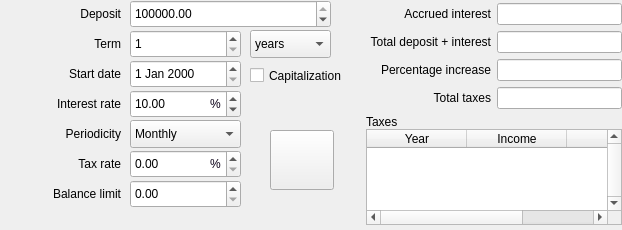
    <widget class="QWidget" name="widgetStart" native="true">
     <property name="sizePolicy">
      <sizepolicy hsizetype="Preferred" vsizetype="Fixed">
       <horstretch>0</horstretch>
       <verstretch>0</verstretch>
      </sizepolicy>
     </property>
     <property name="minimumSize">
      <size>
       <width>0</width>
       <height>0</height>
      </size>
     </property>
     <layout class="QGridLayout" name="gridLayout_11">
      <property name="leftMargin">
       <number>0</number>
      </property>
      <property name="topMargin">
       <number>0</number>
      </property>
      <property name="rightMargin">
       <number>0</number>
      </property>
      <property name="bottomMargin">
       <number>0</number>
      </property>
      <item row="0" column="1">
       <widget class="QWidget" name="widgetResult" native="true">
        <property name="sizePolicy">
         <sizepolicy hsizetype="Expanding" vsizetype="Minimum">
          <horstretch>0</horstretch>
          <verstretch>0</verstretch>
         </sizepolicy>
        </property>
        <property name="minimumSize">
         <size>
          <width>0</width>
          <height>0</height>
         </size>
        </property>
        <layout class="QGridLayout" name="gridLayout_6">
         <property name="leftMargin">
          <number>0</number>
         </property>
         <property name="topMargin">
          <number>0</number>
         </property>
         <property name="rightMargin">
          <number>0</number>
         </property>
         <property name="bottomMargin">
          <number>0</number>
         </property>
         <property name="horizontalSpacing">
          <number>-1</number>
         </property>
         <property name="verticalSpacing">
          <number>3</number>
         </property>
         <item row="4" column="2">
          <widget class="QLineEdit" name="lineEditTotalTax">
           <property name="sizePolicy">
            <sizepolicy hsizetype="Preferred" vsizetype="Fixed">
             <horstretch>0</horstretch>
             <verstretch>0</verstretch>
            </sizepolicy>
           </property>
           <property name="readOnly">
            <bool>true</bool>
           </property>
          </widget>
         </item>
         <item row="3" column="2">
          <widget class="QLineEdit" name="lineEditGain">
           <property name="sizePolicy">
            <sizepolicy hsizetype="Preferred" vsizetype="Fixed">
             <horstretch>0</horstretch>
             <verstretch>0</verstretch>
            </sizepolicy>
           </property>
           <property name="inputMask">
            <string/>
           </property>
           <property name="readOnly">
            <bool>true</bool>
           </property>
          </widget>
         </item>
         <item row="0" column="2">
          <widget class="QLineEdit" name="lineEditAccruedInterest">
           <property name="sizePolicy">
            <sizepolicy hsizetype="Preferred" vsizetype="Fixed">
             <horstretch>0</horstretch>
             <verstretch>0</verstretch>
            </sizepolicy>
           </property>
           <property name="readOnly">
            <bool>true</bool>
           </property>
          </widget>
         </item>
         <item row="4" column="1">
          <widget class="QLabel" name="labelTotalTax">
           <property name="text">
            <string>Total taxes</string>
           </property>
           <property name="alignment">
            <set>Qt::AlignRight|Qt::AlignTrailing|Qt::AlignVCenter</set>
           </property>
          </widget>
         </item>
         <item row="3" column="1">
          <widget class="QLabel" name="labelGain">
           <property name="text">
            <string>Percentage increase</string>
           </property>
           <property name="alignment">
            <set>Qt::AlignRight|Qt::AlignTrailing|Qt::AlignVCenter</set>
           </property>
          </widget>
         </item>
         <item row="0" column="1">
          <widget class="QLabel" name="labelAccruedInterest">
           <property name="text">
            <string>Accrued interest</string>
           </property>
           <property name="alignment">
            <set>Qt::AlignRight|Qt::AlignTrailing|Qt::AlignVCenter</set>
           </property>
          </widget>
         </item>
         <item row="2" column="1">
          <widget class="QLabel" name="labelTotal">
           <property name="text">
            <string>Total deposit + interest</string>
           </property>
           <property name="alignment">
            <set>Qt::AlignRight|Qt::AlignTrailing|Qt::AlignVCenter</set>
           </property>
          </widget>
         </item>
         <item row="2" column="2">
          <widget class="QLineEdit" name="lineEditTotal">
           <property name="sizePolicy">
            <sizepolicy hsizetype="Preferred" vsizetype="Fixed">
             <horstretch>0</horstretch>
             <verstretch>0</verstretch>
            </sizepolicy>
           </property>
           <property name="readOnly">
            <bool>true</bool>
           </property>
          </widget>
         </item>
         <item row="5" column="1" colspan="2">
          <widget class="QWidget" name="widgetTax" native="true">
           <property name="sizePolicy">
            <sizepolicy hsizetype="Preferred" vsizetype="Preferred">
             <horstretch>0</horstretch>
             <verstretch>0</verstretch>
            </sizepolicy>
           </property>
           <property name="minimumSize">
            <size>
             <width>0</width>
             <height>0</height>
            </size>
           </property>
           <property name="maximumSize">
            <size>
             <width>16777215</width>
             <height>110</height>
            </size>
           </property>
           <layout class="QGridLayout" name="gridLayout_5">
            <property name="leftMargin">
             <number>0</number>
            </property>
            <property name="topMargin">
             <number>0</number>
            </property>
            <property name="rightMargin">
             <number>0</number>
            </property>
            <property name="bottomMargin">
             <number>0</number>
            </property>
            <property name="spacing">
             <number>0</number>
            </property>
            <item row="2" column="0">
             <widget class="QTableWidget" name="tableWidgetTax">
              <property name="sizePolicy">
               <sizepolicy hsizetype="Expanding" vsizetype="Preferred">
                <horstretch>0</horstretch>
                <verstretch>0</verstretch>
               </sizepolicy>
              </property>
              <property name="verticalScrollBarPolicy">
               <enum>Qt::ScrollBarAlwaysOn</enum>
              </property>
              <property name="gridStyle">
               <enum>Qt::DotLine</enum>
              </property>
              <column>
               <property name="text">
                <string>Year</string>
               </property>
              </column>
              <column>
               <property name="text">
                <string>Income</string>
               </property>
              </column>
              <column>
               <property name="text">
                <string>Tax</string>
               </property>
              </column>
             </widget>
            </item>
            <item row="1" column="0">
             <widget class="QLabel" name="labelTaxTable">
              <property name="text">
               <string>Taxes</string>
              </property>
             </widget>
            </item>
           </layout>
          </widget>
         </item>
        </layout>
       </widget>
      </item>
      <item row="0" column="0">
       <widget class="QWidget" name="widgetMain" native="true">
        <property name="sizePolicy">
         <sizepolicy hsizetype="Fixed" vsizetype="Minimum">
          <horstretch>0</horstretch>
          <verstretch>0</verstretch>
         </sizepolicy>
        </property>
        <property name="minimumSize">
         <size>
          <width>360</width>
          <height>230</height>
         </size>
        </property>
        <property name="styleSheet">
         <string notr="true"/>
        </property>
        <widget class="QLabel" name="labelDeposit">
         <property name="geometry">
          <rect>
           <x>30</x>
           <y>0</y>
           <width>91</width>
           <height>28</height>
          </rect>
         </property>
         <property name="text">
          <string>Deposit</string>
         </property>
         <property name="alignment">
          <set>Qt::AlignRight|Qt::AlignTrailing|Qt::AlignVCenter</set>
         </property>
        </widget>
        <widget class="QComboBox" name="comboBoxTermUnit">
         <property name="geometry">
          <rect>
           <x>250</x>
           <y>30</y>
           <width>81</width>
           <height>28</height>
          </rect>
         </property>
         <property name="currentIndex">
          <number>2</number>
         </property>
         <item>
          <property name="text">
           <string>days</string>
          </property>
         </item>
         <item>
          <property name="text">
           <string>months</string>
          </property>
         </item>
         <item>
          <property name="text">
           <string>years</string>
          </property>
         </item>
        </widget>
        <widget class="QLabel" name="labelTerm">
         <property name="geometry">
          <rect>
           <x>20</x>
           <y>30</y>
           <width>101</width>
           <height>28</height>
          </rect>
         </property>
         <property name="text">
          <string>Term</string>
         </property>
         <property name="alignment">
          <set>Qt::AlignRight|Qt::AlignTrailing|Qt::AlignVCenter</set>
         </property>
        </widget>
        <widget class="QLabel" name="labelStartDate">
         <property name="geometry">
          <rect>
           <x>20</x>
           <y>60</y>
           <width>101</width>
           <height>28</height>
          </rect>
         </property>
         <property name="text">
          <string>Start date</string>
         </property>
         <property name="alignment">
          <set>Qt::AlignRight|Qt::AlignTrailing|Qt::AlignVCenter</set>
         </property>
        </widget>
        <widget class="QDateEdit" name="dateEditStartDate">
         <property name="geometry">
          <rect>
           <x>130</x>
           <y>60</y>
           <width>111</width>
           <height>28</height>
          </rect>
         </property>
         <property name="minimumDateTime">
          <datetime>
           <hour>6</hour>
           <minute>42</minute>
           <second>4</second>
           <year>1900</year>
           <month>1</month>
           <day>1</day>
          </datetime>
         </property>
         <property name="minimumDate">
          <date>
           <year>1900</year>
           <month>1</month>
           <day>1</day>
          </date>
         </property>
        </widget>
        <widget class="QLabel" name="labelRate">
         <property name="geometry">
          <rect>
           <x>10</x>
           <y>90</y>
           <width>111</width>
           <height>28</height>
          </rect>
         </property>
         <property name="text">
          <string>Interest rate</string>
         </property>
         <property name="alignment">
          <set>Qt::AlignRight|Qt::AlignTrailing|Qt::AlignVCenter</set>
         </property>
        </widget>
        <widget class="QCheckBox" name="checkBoxCapitalization">
         <property name="geometry">
          <rect>
           <x>250</x>
           <y>60</y>
           <width>111</width>
           <height>31</height>
          </rect>
         </property>
         <property name="text">
          <string>Capitalization</string>
         </property>
        </widget>
        <widget class="QLabel" name="labelPeriodicity">
         <property name="geometry">
          <rect>
           <x>0</x>
           <y>120</y>
           <width>121</width>
           <height>28</height>
          </rect>
         </property>
         <property name="text">
          <string>Periodicity</string>
         </property>
         <property name="alignment">
          <set>Qt::AlignRight|Qt::AlignTrailing|Qt::AlignVCenter</set>
         </property>
        </widget>
        <widget class="QComboBox" name="comboBoxPeriodicity">
         <property name="geometry">
          <rect>
           <x>130</x>
           <y>120</y>
           <width>111</width>
           <height>28</height>
          </rect>
         </property>
         <property name="currentIndex">
          <number>3</number>
         </property>
         <item>
          <property name="text">
           <string>At end</string>
          </property>
         </item>
         <item>
          <property name="text">
           <string>Daily</string>
          </property>
         </item>
         <item>
          <property name="text">
           <string>Weekly</string>
          </property>
         </item>
         <item>
          <property name="text">
           <string>Monthly</string>
          </property>
         </item>
         <item>
          <property name="text">
           <string>Quarterly</string>
          </property>
         </item>
         <item>
          <property name="text">
           <string>Twice a year</string>
          </property>
         </item>
         <item>
          <property name="text">
           <string>Annually</string>
          </property>
         </item>
        </widget>
        <widget class="QPushButton" name="pushButtonCalculate">
         <property name="geometry">
          <rect>
           <x>270</x>
           <y>130</y>
           <width>64</width>
           <height>60</height>
          </rect>
         </property>
         <property name="styleSheet">
          <string notr="true">/*QPushButton {
background-color: rgb(0, 179, 116);
}

QPushButton:hover {
background-color: rgb(0, 230, 149);
}

QPushButton:pressed {
background-color: rgb(0, 51, 33);
}*/</string>
         </property>
         <property name="text">
          <string/>
         </property>
         <property name="icon">
          <iconset resource="../misc/resource.qrc">
           <normaloff>:/icons/output_yellow.svg</normaloff>:/icons/output_yellow.svg</iconset>
         </property>
         <property name="iconSize">
          <size>
           <width>32</width>
           <height>32</height>
          </size>
         </property>
        </widget>
        <widget class="QDoubleSpinBox" name="doubleSpinBoxRate">
         <property name="geometry">
          <rect>
           <x>130</x>
           <y>90</y>
           <width>111</width>
           <height>28</height>
          </rect>
         </property>
         <property name="maximum">
          <double>1000.000000000000000</double>
         </property>
         <property name="stepType">
          <enum>QAbstractSpinBox::AdaptiveDecimalStepType</enum>
         </property>
         <property name="value">
          <double>10.000000000000000</double>
         </property>
        </widget>
        <widget class="QDoubleSpinBox" name="doubleSpinBoxDeposit">
         <property name="geometry">
          <rect>
           <x>130</x>
           <y>0</y>
           <width>201</width>
           <height>28</height>
          </rect>
         </property>
         <property name="decimals">
          <number>2</number>
         </property>
         <property name="maximum">
          <double>1000000000.000000000000000</double>
         </property>
         <property name="stepType">
          <enum>QAbstractSpinBox::AdaptiveDecimalStepType</enum>
         </property>
         <property name="value">
          <double>100000.000000000000000</double>
         </property>
        </widget>
        <widget class="QSpinBox" name="spinBoxTerm">
         <property name="geometry">
          <rect>
           <x>130</x>
           <y>30</y>
           <width>111</width>
           <height>28</height>
          </rect>
         </property>
         <property name="minimum">
          <number>1</number>
         </property>
         <property name="maximum">
          <number>1000</number>
         </property>
         <property name="stepType">
          <enum>QAbstractSpinBox::AdaptiveDecimalStepType</enum>
         </property>
        </widget>
        <widget class="QLabel" name="labelPercent">
         <property name="geometry">
          <rect>
           <x>210</x>
           <y>90</y>
           <width>16</width>
           <height>28</height>
          </rect>
         </property>
         <property name="styleSheet">
          <string notr="true">color: rgb(11, 1, 24);</string>
         </property>
         <property name="text">
          <string>%</string>
         </property>
        </widget>
        <widget class="QDoubleSpinBox" name="doubleSpinBoxTax">
         <property name="geometry">
          <rect>
           <x>130</x>
           <y>150</y>
           <width>111</width>
           <height>28</height>
          </rect>
         </property>
         <property name="maximum">
          <double>100.000000000000000</double>
         </property>
         <property name="stepType">
          <enum>QAbstractSpinBox::AdaptiveDecimalStepType</enum>
         </property>
        </widget>
        <widget class="QLabel" name="labelTax">
         <property name="geometry">
          <rect>
           <x>20</x>
           <y>150</y>
           <width>101</width>
           <height>28</height>
          </rect>
         </property>
         <property name="text">
          <string>Tax rate</string>
         </property>
         <property name="alignment">
          <set>Qt::AlignRight|Qt::AlignTrailing|Qt::AlignVCenter</set>
         </property>
        </widget>
        <widget class="QDoubleSpinBox" name="doubleSpinBoxRemainderLimit">
         <property name="geometry">
          <rect>
           <x>130</x>
           <y>180</y>
           <width>111</width>
           <height>28</height>
          </rect>
         </property>
         <property name="maximum">
          <double>1000000000.000000000000000</double>
         </property>
         <property name="stepType">
          <enum>QAbstractSpinBox::AdaptiveDecimalStepType</enum>
         </property>
        </widget>
        <widget class="QLabel" name="labelRemainderLimit">
         <property name="geometry">
          <rect>
           <x>0</x>
           <y>180</y>
           <width>121</width>
           <height>28</height>
          </rect>
         </property>
         <property name="text">
          <string>Balance limit</string>
         </property>
         <property name="alignment">
          <set>Qt::AlignRight|Qt::AlignTrailing|Qt::AlignVCenter</set>
         </property>
        </widget>
        <widget class="QLabel" name="labelPercentTax">
         <property name="geometry">
          <rect>
           <x>210</x>
           <y>150</y>
           <width>21</width>
           <height>28</height>
          </rect>
         </property>
         <property name="styleSheet">
          <string notr="true">color: rgb(11, 1, 24);</string>
         </property>
         <property name="text">
          <string>%</string>
         </property>
        </widget>
       </widget>
      </item>
     </layout>
    </widget>
